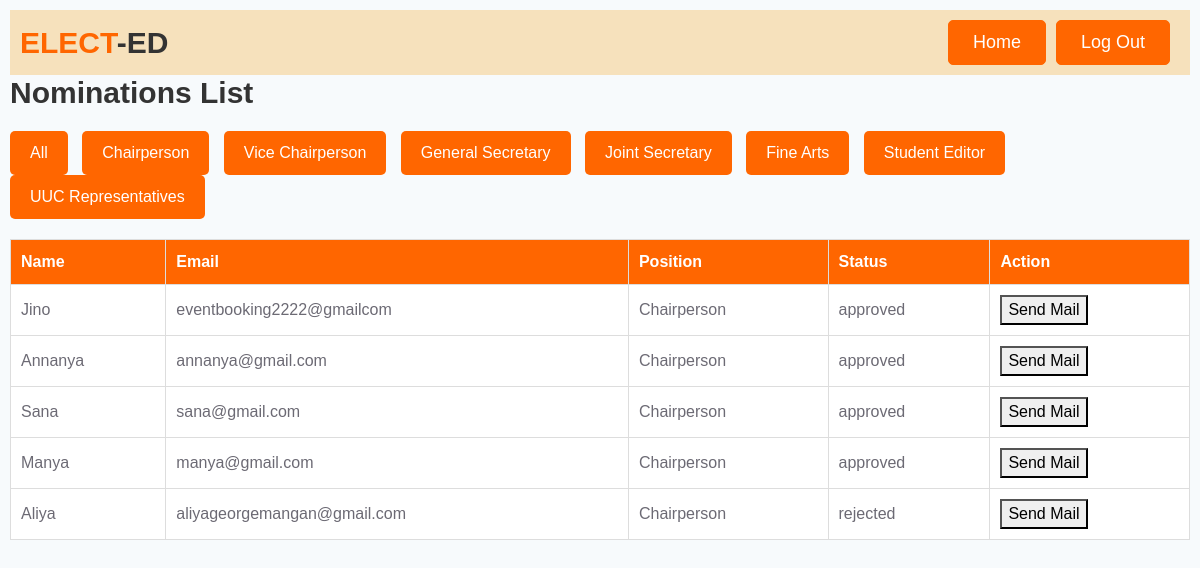
The app's page /approved_nominations/ with its own data.
### app/models.py (models this page shows)
class nomination(models.Model):
    studentid = models.ForeignKey(student, on_delete=models.CASCADE)
    tutor_in_charge = models.ForeignKey(faculty, on_delete=models.CASCADE, related_name="nominations")
    name=models.CharField(max_length=30)
    phoneno=models.IntegerField()
    email=models.EmailField(max_length=100)
    regno=models.CharField(max_length=10,unique=True)
    department=models.CharField(max_length=30)
    course=models.CharField(max_length=30)
    year=models.CharField(max_length=20)
    attendance=models.CharField(max_length=20)
    backlog=models.CharField(max_length=20)
    position=models.CharField(max_length=20)
    status=models.CharField(max_length=20)
    created_at=models.DateTimeField(default=timezone.now)

### app/views.py (the view)
# urls.py: path('approved_nominations/',views.nominationapproved,name='approved_nominations'),
def nominationapproved(request):
    data=nomination.objects.all().order_by('-created_at')
    return render(request, 'approved_nominations.html', {'data': data})

### app/templates/approved_nominations.html (shortened to what this page needs)
{% load static %}
<!DOCTYPE html>
<html lang="en">
<head>
     <link href="https://cdnjs.cloudflare.com/ajax/libs/font-awesome/5.10.0/css/all.min.css" rel="stylesheet">
     <link href="{% static 'lib/owlcarousel/assets/owl.carousel.min.css' %}" rel="stylesheet">
     <link href="{% static 'css/style.css' %}" rel="stylesheet">
</head>
<body>
    <div class="navbar">
        <h1 class="m-0"><span class="text-primary">ELECT</span>-ED</h1>
        <div class="header-buttons">
            <a class="btn btn-primary py-2 px-4 ml-auto d-none d-lg-block" href="/adminhome/">Home</a>
            <a class="btn btn-primary py-2 px-4 ml-auto d-none d-lg-block" href="/logout/">Log Out</a>
        </div>
    </div>
    <h1>Nominations List</h1>
    <div class="filter-buttons">
        <button onclick="filterNominations('all')">All</button>
        <button onclick="filterNominations('Chairperson')">Chairperson</button>
        <button onclick="filterNominations('Vice Chairperson')">Vice Chairperson</button>
        <button onclick="filterNominations('General Secretary')">General Secretary</button>
        <button onclick="filterNominations('Joint Secretary')">Joint Secretary</button>
        <button onclick="filterNominations('Fine Arts Secretary')">Fine Arts</button>
        <button onclick="filterNominations('Student Editor')">Student Editor</button>
        <button onclick="filterNominations('UUC')">UUC Representatives</button>
    </div>
    {% if data %}
        <table>
            <thead>
                <tr>
                    <th>Name</th>
                    <th>Email</th>
                    <th>Position</th>
                    <th>Status</th>
                    <th>Action</th>
                </tr>
            </thead>
            <tbody>
                {% for nomination in data %}
                <tr data-position="{{ nomination.position }}">
                    <td>{{ nomination.name }}</td>
                    <td>{{ nomination.email }}</td>
                    <td>{{ nomination.position }}</td>
                    <td>{{ nomination.status }}</td>
                    <td>
                        <form method="post" action="/sendemail/{{ nomination.id }}/">
                            <button type="submit">Send Mail</button>
                        </form>
                    </td>
                </tr>
                {% endfor %}
            </tbody>
        </table>
    {% else %}
        <p>No approved nominations found.</p>
    {% endif %}
</body>
</html>

### app/templates/approved_nominations.html (style rules this page uses)
body { font-family: Arial, sans-serif; background-color: #f7fafc; padding: 10px; }
h1 { font-size: 30px; font-weight: 600; margin-bottom: 20px; color: #333; }
table { width: 100%; border-collapse: collapse; margin-top: 20px; }
table, th, td { border: 1px solid #ddd; text-align: left; }
th, td { padding: 10px; font-size: 16px; }
th { background-color: #FF6600; color: white; }
td { background-color: white; }
.filter-buttons { margin-bottom: 20px; }
.filter-buttons button { margin-right: 10px; padding: 10px 20px; border: none; background-color:#FF6600; color: white; cursor: pointer; border-radius: 5px; }
.navbar { background-color: #f6e1bc; padding: 10px; display: flex; justify-content: space-between; align-items: center; }
.header-buttons { display: flex; justify-content: flex-end; }
.navbar a { color: #fff; font-size: 18px; margin: 0 10px; text-decoration: none; padding: 8px 20px; border-radius: 5px; transition: background-color 0.3s ease; }

### records on screen
nomination: name "Jino", email "eventbooking2222@gmailcom", position "Chairperson", status "approved"
nomination: name "Annanya", email "annanya@gmail.com", position "Chairperson", status "approved"
nomination: name "Sana", email "sana@gmail.com", position "Chairperson", status "approved"
nomination: name "Manya", email "manya@gmail.com", position "Chairperson", status "approved"
nomination: name "Aliya", email "aliyageorgemangan@gmail.com", position "Chairperson", status "rejected"
